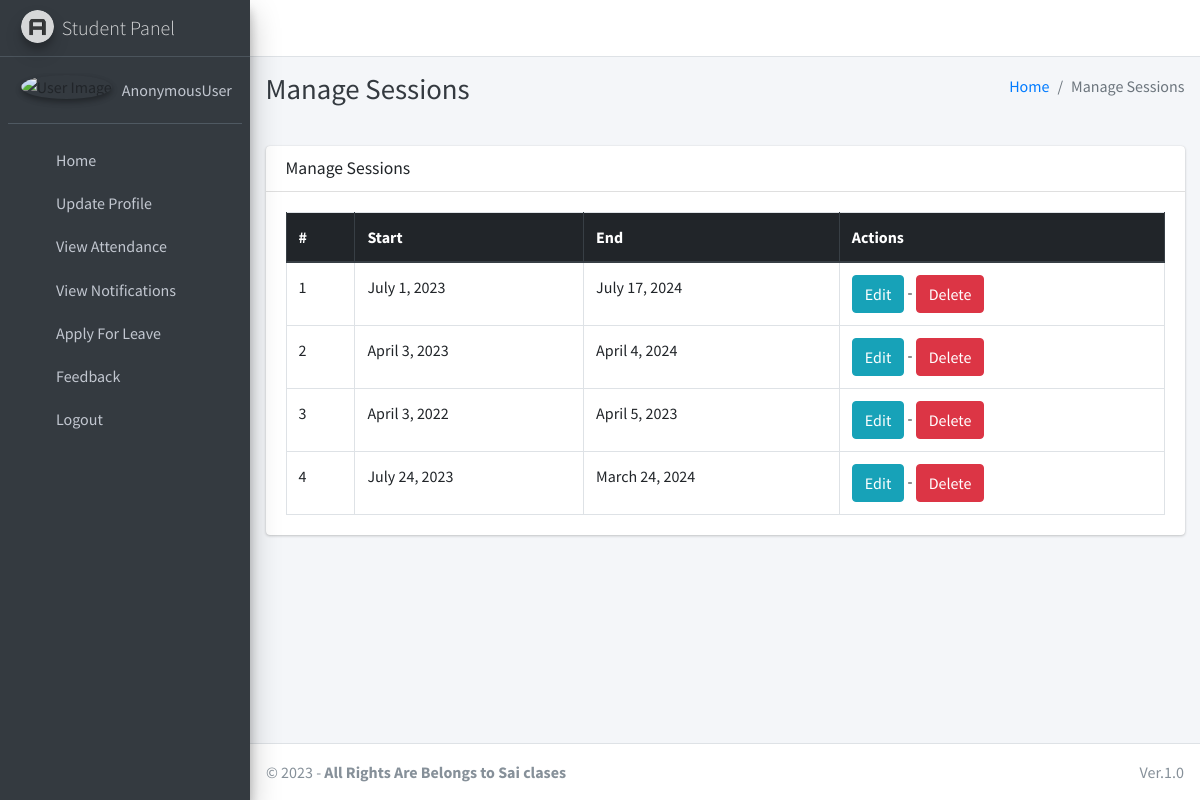
The app's page /session/manage/ with its own data.
### main_app/models.py (models this page shows, shortened)
class Session(models.Model):
    start_year = models.DateField()
    end_year = models.DateField()

### main_app/hod_views.py (the view)
# urls.py: path("session/manage/", hod_views.manage_session, name='manage_session'),
def manage_session(request):
    sessions = Session.objects.all()
    context = {'sessions': sessions, 'page_title': 'Manage Sessions'}
    return render(request, "hod_template/manage_session.html", context)

### main_app/templates/hod_template/manage_session.html
{% extends 'main_app/base.html' %}
{% load static %}
{% block page_title %}{{page_title}}{% endblock page_title %}
{% block content %}
<section class="content">
    <div class="container-fluid">
        <div class="row">
            <div class="col-md-12">
                <div class="card">
                    <div class="card-header">
                        <h3 class="card-title">{{page_title}}</h3>
                    </div>
                    <div class="card-body">
                        <table id="example2" class="table table-bordered table-hover">
                            <thead class="thead-dark">
                                <tr>
                                    <th>#</th>
                                    <th>Start</th>
                                    <th>End</th>
                                    <th>Actions</th>
                                </tr>
                            </thead>
                            <tbody>
                                {% for session in sessions %}
                                <tr>
                                    <td>{{ forloop.counter }}</td>
                                    <td>{{session.start_year}}</td>
                                    <td>{{session.end_year}}</td>
                                    <td><a href="{% url 'edit_session' session.id %}" class="btn btn-info">Edit</a> - <a href="{% url 'delete_session' session.id %}" onclick="return confirm('Are you sure you want to delete this ?')" class="btn btn-danger">Delete</a> </td>
                                </tr>
                                {% endfor %}
                            </tbody>
                        </table>
                    </div>
                </div>
            </div>
        </div>
    </div>
</section>
{% endblock content %}

### records on screen
Session: start_year "July 1, 2023", end_year "July 17, 2024"
Session: start_year "April 3, 2023", end_year "April 4, 2024"
Session: start_year "April 3, 2022", end_year "April 5, 2023"
Session: start_year "July 24, 2023", end_year "March 24, 2024"

### other values on screen
{{ user }} "AnonymousUser"
{{ page_title }} "Manage Sessions"
